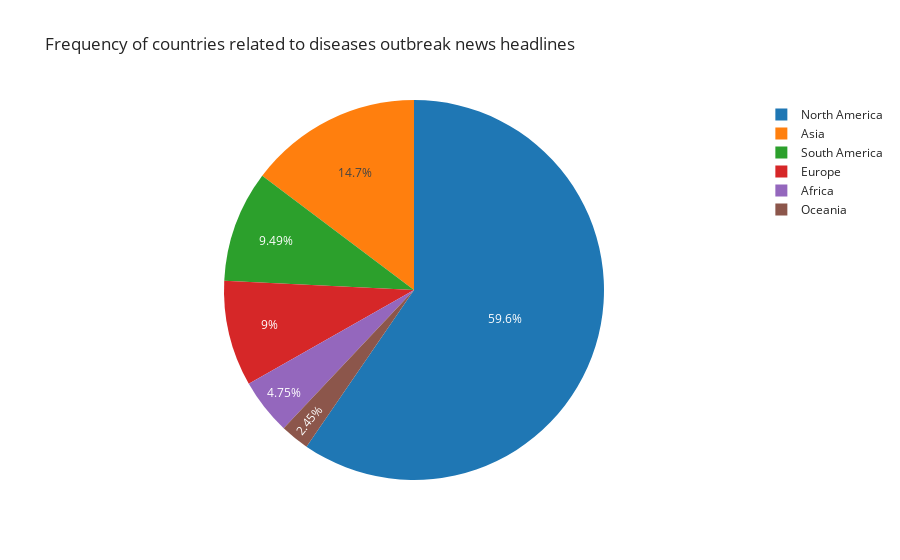

Source (notebook cell):
### Code cell
px.pie(df_n,
     values=df_n.values,
     names=df_n.index,
     title='Percentage of countries related to diseases outbreak news headlines by continents')

### Figure 1 — Plotly figure (JSON) as saved in the notebook; plotly's stock layout.template omitted (floating-point values rounded to 4 significant figures)
{"data": [{"domain": {"x": [0, 1], "y": [0, 1]}, "hovertemplate": "continentcode=%{label}<br>value=%{value}<extra></extra>", "labels": ["Africa", "Asia", "Europe", "North America", "Oceania", "South America"], "legendgroup": "", "name": "", "showlegend": true, "type": "pie", "values": [29, 90, 55, 364, 15, 58]}], "layout": {"legend": {"tracegroupgap": 0}, "title": {"text": "Frequency of countries related to diseases outbreak news headlines"}}}
